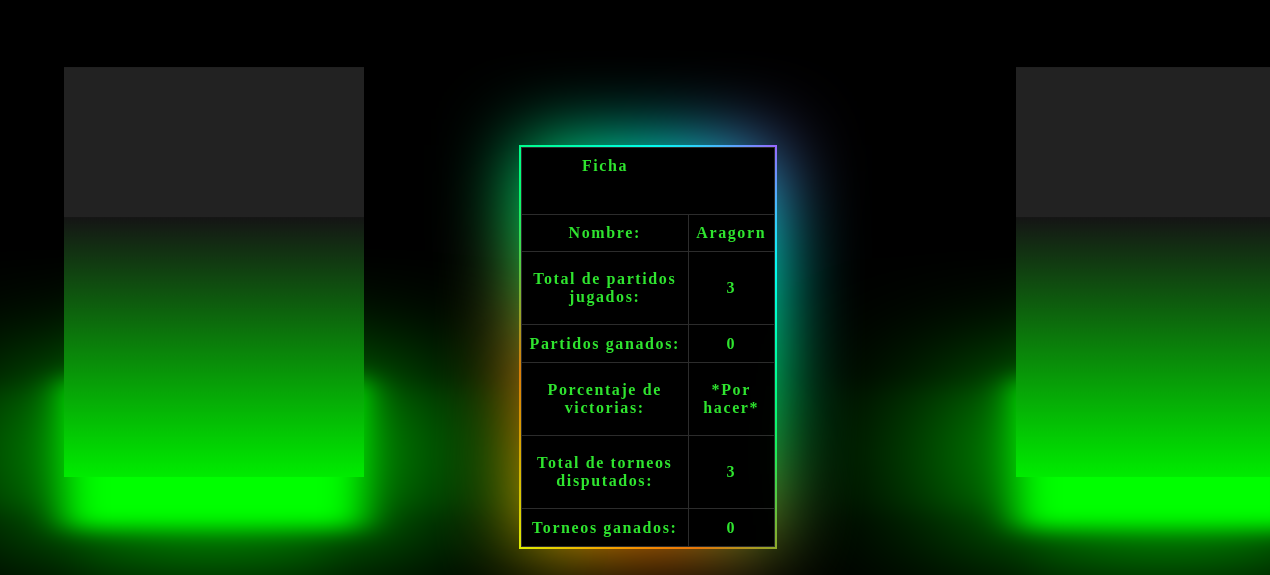
The app's page /U4/Ping_pong/vistas/jugadorVista.php?jugador=Aragorn with its own data.
### tables this page shows
CREATE TABLE T_Jugador (
    id_jugador INT PRIMARY KEY AUTO_INCREMENT,
    nombre VARCHAR(50) NOT NULL,
    total_partidos INT NOT NULL,
    partidos_ganados INT NOT NULL,
    total_torneos INT NOT NULL,
    torneos_ganados INT NOT NULL
);

### U4/Ping_pong/accesoDatos/jugadorVistaAccesoDatos.php (called while the page is built, shortened)
<?php
class JugadorAccesoDatos {
    function obtener() {
        $conexion = mysqli_connect('localhost','root','12345');
        $nombreJugador = $_GET['jugador'];
        mysqli_select_db($conexion, 'torneos_pingPong');
        $consulta = mysqli_prepare($conexion, "SELECT
                                                    nombre, total_partidos, partidos_ganados, total_torneos, torneos_ganados
                                                FROM
                                                    T_Jugador
                                                WHERE
                                                    nombre = '".$nombreJugador."';");
        $consulta->execute();
        $result = $consulta->get_result();
        $jugador =  array();
        while ($myrow = $result->fetch_assoc()) {
            array_push($jugador, $myrow);
        }
        return $jugador;
    }
}
?>

### U4/Ping_pong/negocio/jugadorVistaReglasNegocio.php (called while the page is built, shortened)
<?php
require("../accesoDatos/jugadorVistaAccesoDatos.php");
class JugadorReglasNegocio {
    private $NOMBRE;
    private $TOTAL_PARTIDOS;
    private $PARTIDOS_GANADOS;
    private $TOTAL_TORNEOS;
    private $TORNEOS_GANADOS;
    function init($nombre, $totalPartidos, $partidosGanados, $totalTorneos, $torneosGanados) {
        $this->NOMBRE = $nombre;
        $this->TOTAL_PARTIDOS = $totalPartidos;
        $this->PARTIDOS_GANADOS = $partidosGanados;
        $this->TOTAL_TORNEOS = $totalTorneos;
        $this->TORNEOS_GANADOS = $torneosGanados;
    }
    function getNOMBRE() {
        return $this->NOMBRE;
    }
    function getTOTAL_PARTIDOS() {
        return $this->TOTAL_PARTIDOS;
    }
    function getPARTIDOS_GANADOS() {
        return $this->PARTIDOS_GANADOS;
    }
    function getTOTAL_TORNEOS() {
        return $this->TOTAL_TORNEOS;
    }
    function getTORNEOS_GANADOS(){
        return $this->TORNEOS_GANADOS;
    }
    function obtener() {
        $jugadorDAL = new JugadorAccesoDatos();
        $results = $jugadorDAL->obtener();
        $listaJugador =  array();
        foreach ($results as $jugador) {
            $oJugadorReglasNegocio = new JugadorReglasNegocio();
        $oJugadorReglasNegocio->init($jugador['nombre'], $jugador['total_partidos'], $jugador['partidos_ganados'], $jugador['total_torneos'], $jugador['torneos_ganados']);
            array_push($listaJugador,$oJugadorReglasNegocio);
        }
        return $listaJugador;
    }
}
?>

### U4/Ping_pong/vistas/jugadorVista.php (the view, shortened to what this page needs)
<!DOCTYPE html>
<html lang='en'>
<head>
    <link rel='stylesheet' href='../css/jugadorVista.css'>
</head>
<body>
    <?php
    require('../negocio/jugadorVistaReglasNegocio.php');
    $jugadorBL = new JugadorReglasNegocio();
    $datosJugador = $jugadorBL->obtener();
    foreach($datosJugador as $jugador){
        echo "<div class='contenedor'>
    <div class='primera_caja'></div>
    <div class='segunda_caja'>
        <div class='primera_columna'>
            <div class='cube'>
                <div class='top'></div>
                    <div>
                        <span style='--i:0;'></span>
                        <span style='--i:1;'></span>
                        <span style='--i:2;'></span>
                        <span style='--i:3;'></span>
                    </div>
                </div>
        </div>
        <div class='segunda_columna'>
        <div class='bloque brillo'>
    <table>
        <tr>
            <th class='ficha'>Ficha</th>
        </tr>
        <tr class='espacio'></tr>
        <tr>
            <th>Nombre:</th>
            <th>".$jugador->getNOMBRE()."</th>
        </tr>
        <tr>
            <th>Total de partidos jugados:</th>
            <th>".$jugador->getTOTAL_PARTIDOS()."</th>
        </tr>
        <tr>
            <th>Partidos ganados:</th>
            <th>".$jugador->getPARTIDOS_GANADOS()."</th>
        </tr>
        <tr>
            <th>Porcentaje de victorias:</th>
            <th>*Por hacer*</th>
        </tr>
        <tr>
            <th>Total de torneos disputados:</th>
            <th>".$jugador->getTOTAL_TORNEOS()."</th>
        </tr>
        <tr>
            <th>Torneos ganados:</th>
            <th>".$jugador->getTORNEOS_GANADOS()."</th>
        </tr>
    </table>
</div>
        </div>
        <div class='tercera_columna'>
            <div class='cube'>
                <div class='top'></div>
                <div>
                    <span style='--i:0;'></span>
                    <span style='--i:1;'></span>
                    <span style='--i:2;'></span>
                    <span style='--i:3;'></span>
                </div>
            </div>
        </div>
    </div>
</div>";
    }
    ?>
</body>
</html>

### U4/Ping_pong/css/jugadorVista.css (style rules this page uses)
* { margin: 0px; padding: 0px; }
body { background-color: black; }
.bloque { position: relative; margin-left: 32%; margin-top: 40%; width: 40%; height: 400px; background: black; }
.brillo::before, .brillo::after { content: ''; position: absolute; left: -2px; top: -2px; background: linear-gradient(45deg, #e6fb04,#ff6600,#00ff66,#00ffff,#ff00ff,#ff0099,#6e0dd0,#ff3300,#099fff); background-size: 400%; width: calc(100% + 4px); height: calc(100% + 4px); z-index: -1; animation: brilloAnimacion 20s linear infinite; }
.brillo::after { filter: blur(40px); }
table, th, td { border: 1px solid rgb(44,44,44); border-collapse: collapse; color: hsl(120, 77%, 54%); letter-spacing: 0.1em; }
table { width: 100%; height: 100%; }
.ficha { border: none; }
.espacio { height: 30px; }
.primera_caja { height: 10%; padding: 10px; }
.segunda_caja { height: 50%; }
.primera_columna { margin-left: 5%; margin-top: 8%; float:left; height: 100%; width:20%; }
.segunda_columna { margin-top: -10%; text-align: center; float:left; height: 100%; width: 50%; }
.tercera_columna { margin-left: 5%; margin-top: 8%; float:left; height: 100%; width: 20%; }
.cube { position: relative; width: 300px; height: 300px; transform-style: preserve-3d; transform: rotateX(-30deg); animation: animate 4s linear infinite; }
.cube div { position: absolute; top: 0; left: 0; width: 100%; height: 100%; transform-style: preserve-3d; }
.cube div span { position: absolute; top: 0; left: 0; width: 100%; height: 100%; background: linear-gradient(#151515, #00ec00); transform: rotateY(calc(90deg * var(--i))) translateZ(150px); }
.top { position: absolute; top: 0; left: 0; width: 300px; height: 300px; background: #222; transform: rotateX(90deg) translateZ(150px); }
.top::before { content: ''; position: absolute; top: 0; left: 0; width: 300px; height: 300px; background: #0f0; transform: translateZ(-360px); filter: blur(20px); box-shadow: 0 0 120px rgba(0, 255, 0, 0.2), 0 0 200px rgba(0, 255, 0, 0.4), 0 0 300px rgba(0, 255, 0, 0.6), 0 0 400px rgba(0, 255, 0, 0.8), 0 0 500px rgba(0, 255, 0, 0.1) }
:root { --clr-neon: hsl(120, 77%, 54%); --clr-bg: hsl(323 21% 16%); }

### records on screen
t_jugador: nombre "Aragorn", total_partidos "3", partidos_ganados "0", total_torneos "3", torneos_ganados "0"
